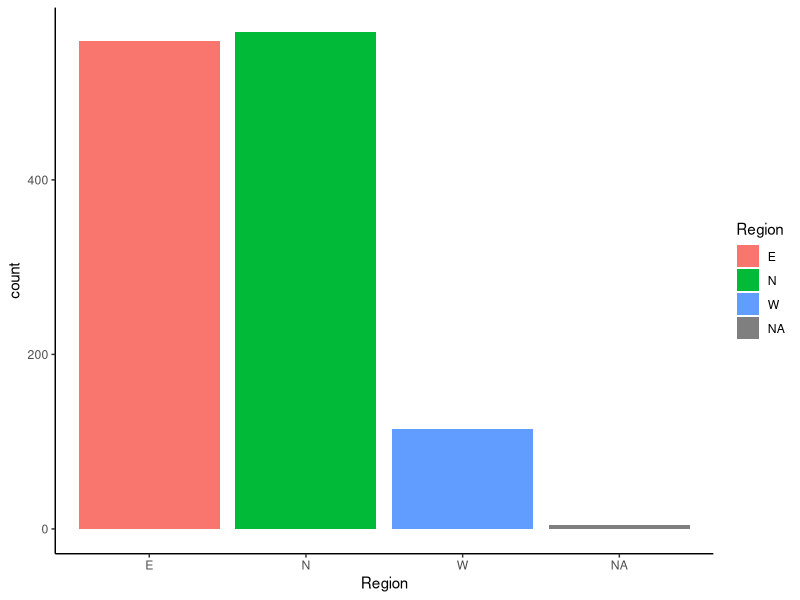
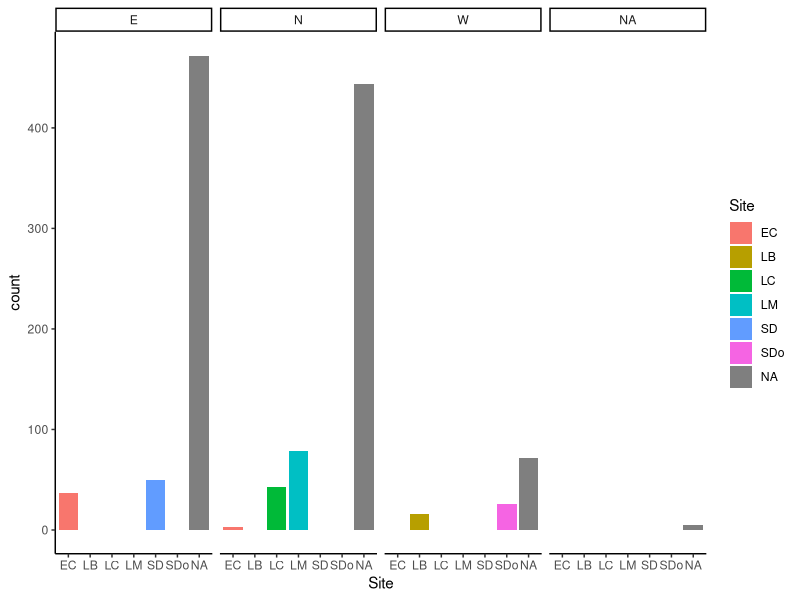
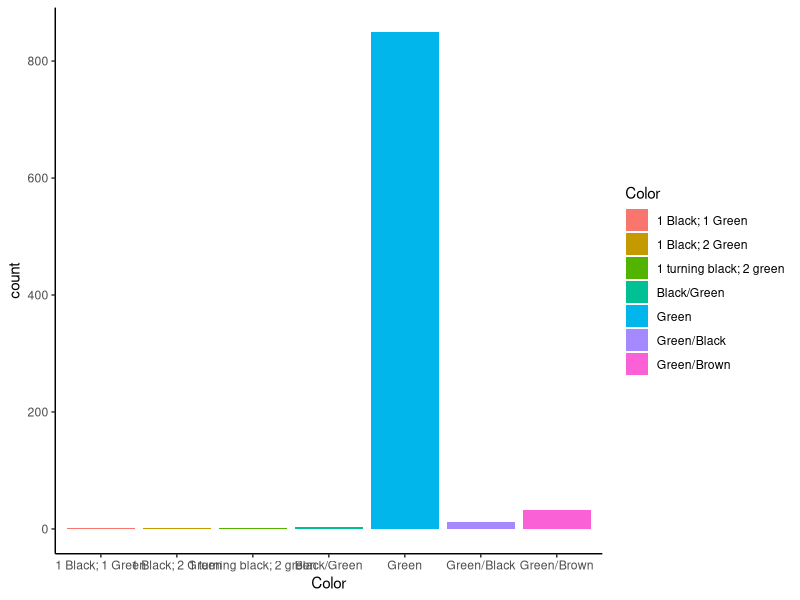
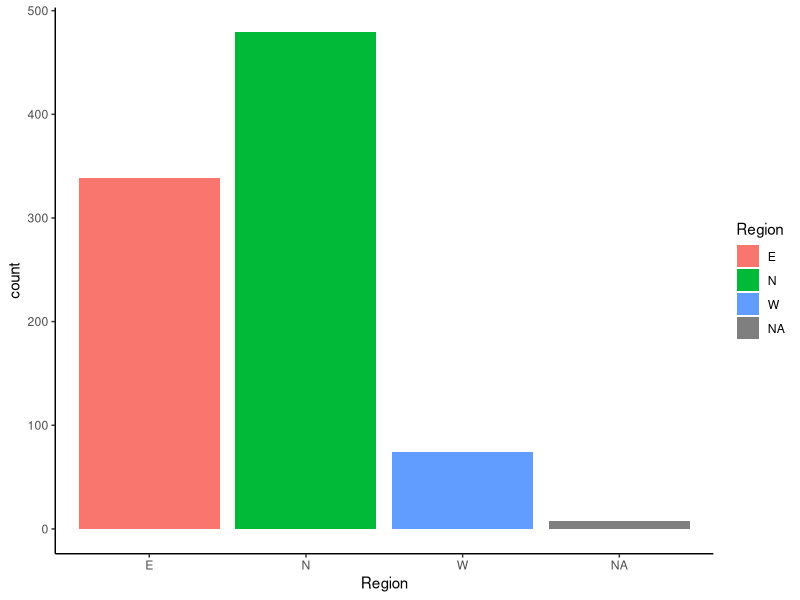
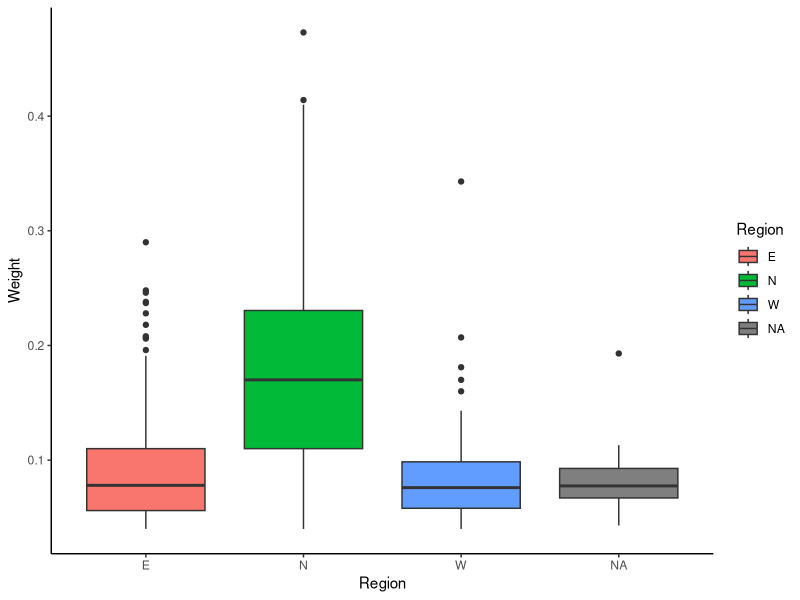
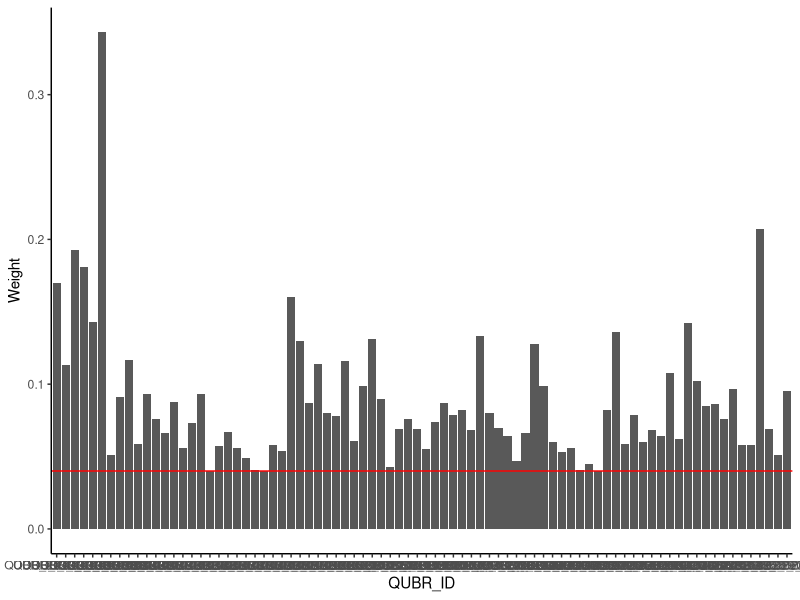
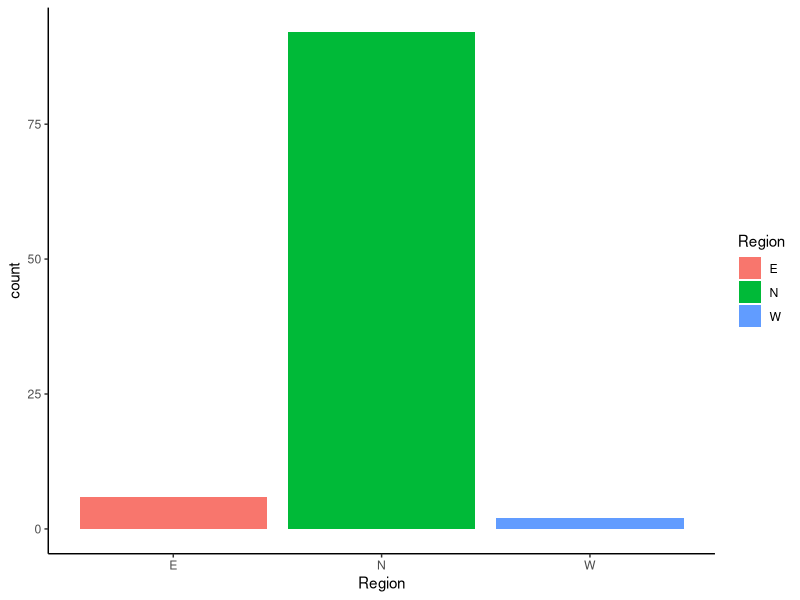

R code for these plots, in order:
rm(list=ls())
setwd("..")

library(tidyverse)
library(ggplot2)
library(dplyr)

`%notin%` <- Negate(`%in%`)

field_data <- read_csv("./data/04_2024_field_datasheets_full.csv", na = c("N/A",""))

#cleaning raw field data so we can graph it
field_data_clean <- field_data %>%
  rename(QUBR_ID =`QUBR ID`) %>% #renaming QUBR_ID column to remove space
  rename(Recorder_name =`Name of recorder`) %>% #renaming recorder_name column to remove space
  mutate(Site = case_when(str_detect(Site, "[?]$") ==T ~ NA, #overriding column called Site, anywhere with a ? becomes NA
                          str_detect(Site, "[?]$") == F ~ Site)) %>%
  mutate(Region = case_when(str_detect(Region, "[?]") ==T ~ NA, #overriding column called Region, anywhere with a ? becomes NA
                          str_detect(Region, "[?]") == F ~ Region))

#creating bar graph
field_data_clean %>%
  ggplot() + #creates empty plot
  geom_bar(aes(x = Region, fill = Region)) + #plots Regions on the x axis and gives each their own color
  theme_classic() #removes gray background

field_data_clean %>%
  ggplot() + #creates empty plot
  geom_bar(aes(x = Site, fill = Site)) +
  theme_classic() +
  facet_grid(~Region) #nests sites within region



#load tissue transfer data
tissue_data <- read_csv("./data/Transfer QUBR Tissue to Freezer 2024 April.csv")

#explore tissue transfer data (what kinds of columns, NAs, left_join function to join by QUBR_ID column)
#(same column name in both data sets)
tissue_data_clean <- tissue_data%>%
  rename(Color = `Leaf Tissue Color (Green, Brown, Black)`)%>% #rename leaf color column
  rename(Condition = `Leaf Tissue Condition (Moldy, Necrotic, or Good)`)%>% #rename leaf condition column
  rename(Weight = `Weight (g)`) %>% #rename weight column to remove units
  rename(QUBR_ID = `Accession ID`)%>%
  filter(str_detect(Color, "reen")) %>% #selects only colors named Green and green
  filter(str_detect(Condition, "Good"))

tissue_field_data <- tissue_data_clean%>% #joins field data and tissue transfer data by QUBR_ID
  left_join(., field_data_clean, join_by(QUBR_ID==QUBR_ID))


tissue_field_for_extraction <- tissue_field_data %>%
  filter(Weight>=0.04) #removes leaf samples that are too small to do extraction with


tissue_field_for_extraction%>%
  ggplot() + #creates empty plot
  geom_bar(aes(x = Color, fill = Color)) +
  theme_classic() #removes gray background




summary(tissue_field_for_extraction) #shows character vs numeric value details

tissue_field_for_extraction%>% #bar chart of number of tissue samples per region
  ggplot() + 
  geom_bar(aes(x = Region, fill = Region)) +
  theme_classic()

tissue_field_for_extraction%>% #box plot of tissue weights per region
  ggplot() +
  geom_boxplot(aes(x = Region, y = Weight, fill = Region)) +
  theme_classic()

#how many inds from each region weigh enough to do extractions
num_inds_by_region <- tissue_field_for_extraction %>%
  group_by(Region) %>%
  summarise(count = n())
#v few from the W --> we are hoping to do 600 extractions which would mean 200 from each region and we have less than that from the W --> will do all of those and then divide the remaining number of inds by 2 to figure out how many inds to sample from E and N

num_west <- num_inds_by_region$count[num_inds_by_region$Region=="W"][1]
num_na <- num_inds_by_region$count[is.na(num_inds_by_region$Region)]

num_to_sample <- floor((600-num_west-num_na)/2)

#Separate tissue with high enough weight to do actual extractions into different regions
tissue_west_and_NAs <- tissue_field_for_extraction%>% #we will extract from all of these samples from the West because there are so few
  filter(Region == 'W' | is.na(Region))

#look at the weights of the viable W inds to see how close to problematic they are
tissue_west_and_NAs%>%
  ggplot() +
  geom_col(aes(x = QUBR_ID, y = Weight)) +
  geom_hline(yintercept = .04, color = "red") + #add red line at minimum viable weight for extraction
  theme_classic()
#5 inds with literally no buffer room but mostly this seems fine

tissue_east <- tissue_field_for_extraction%>%
  filter(Region == 'E')

tissue_north <- tissue_field_for_extraction%>%
  filter(Region == 'N')
                        

#randomly sample the correct number of inds from N and E
set.seed(2024)

north_inds_to_sample <- sample(tissue_north$QUBR_ID, size = num_to_sample, replace = F)

east_inds_to_sample <- sample(tissue_east$QUBR_ID, size = num_to_sample, replace = F)

#create dataset with only 600 chosen inds for extractions
tissue_field_600_inds <- tissue_field_for_extraction %>%
  filter(QUBR_ID %in% tissue_west_and_NAs$QUBR_ID | QUBR_ID %in% north_inds_to_sample | QUBR_ID %in% east_inds_to_sample) 

#take the top 100 heaviest weights, these will be the first 100 extractions 
top_100_for_extractions <- tissue_field_600_inds %>%
  top_n(., 100, wt = Weight) 

#maybe unsurprisingly, nearly all of these are from the North
top_100_for_extractions %>%
  ggplot() +
  geom_bar(aes(x = Region, fill = Region)) +
  theme_classic()


# Bind the remaining inds on to this list so we can keep these 100 as the first extractions but then proceed semi randomly
top_100_for_extractions %>%
  rbind(filter(tissue_field_600_inds, QUBR_ID %notin% top_100_for_extractions$QUBR_ID)) %>%
  write_csv(., "./data/600_inds_for_extractions.csv")